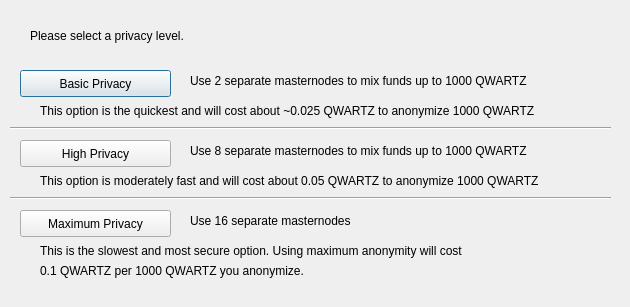
<?xml version="1.0" encoding="UTF-8"?>
<ui version="4.0">
 <class>DarksendConfig</class>
 <widget class="QDialog" name="DarksendConfig">
  <property name="geometry">
   <rect>
    <x>0</x>
    <y>0</y>
    <width>630</width>
    <height>307</height>
   </rect>
  </property>
  <property name="windowTitle">
   <string>Configure PrivateSend</string>
  </property>
  <widget class="QPushButton" name="buttonBasic">
   <property name="geometry">
    <rect>
     <x>20</x>
     <y>70</y>
     <width>151</width>
     <height>27</height>
    </rect>
   </property>
   <property name="text">
    <string>Basic Privacy</string>
   </property>
  </widget>
  <widget class="QPushButton" name="buttonHigh">
   <property name="geometry">
    <rect>
     <x>20</x>
     <y>140</y>
     <width>151</width>
     <height>27</height>
    </rect>
   </property>
   <property name="text">
    <string>High Privacy</string>
   </property>
  </widget>
  <widget class="QPushButton" name="buttonMax">
   <property name="geometry">
    <rect>
     <x>20</x>
     <y>210</y>
     <width>151</width>
     <height>27</height>
    </rect>
   </property>
   <property name="text">
    <string>Maximum Privacy</string>
   </property>
  </widget>
  <widget class="QLabel" name="label">
   <property name="geometry">
    <rect>
     <x>30</x>
     <y>20</y>
     <width>571</width>
     <height>31</height>
    </rect>
   </property>
   <property name="text">
    <string>Please select a privacy level.</string>
   </property>
  </widget>
  <widget class="QLabel" name="label_2">
   <property name="geometry">
    <rect>
     <x>190</x>
     <y>70</y>
     <width>421</width>
     <height>21</height>
    </rect>
   </property>
   <property name="text">
    <string>Use 2 separate masternodes to mix funds up to 1000 QWARTZ</string>
   </property>
  </widget>
  <widget class="QLabel" name="label_3">
   <property name="geometry">
    <rect>
     <x>190</x>
     <y>140</y>
     <width>411</width>
     <height>21</height>
    </rect>
   </property>
   <property name="text">
    <string>Use 8 separate masternodes to mix funds up to 1000 QWARTZ</string>
   </property>
  </widget>
  <widget class="QLabel" name="label_4">
   <property name="geometry">
    <rect>
     <x>190</x>
     <y>210</y>
     <width>421</width>
     <height>21</height>
    </rect>
   </property>
   <property name="text">
    <string>Use 16 separate masternodes</string>
   </property>
  </widget>
  <widget class="QLabel" name="label_6">
   <property name="geometry">
    <rect>
     <x>40</x>
     <y>100</y>
     <width>561</width>
     <height>21</height>
    </rect>
   </property>
   <property name="text">
    <string>This option is the quickest and will cost about ~0.025 QWARTZ to anonymize 1000 QWARTZ</string>
   </property>
  </widget>
  <widget class="QLabel" name="label_7">
   <property name="geometry">
    <rect>
     <x>40</x>
     <y>170</y>
     <width>561</width>
     <height>21</height>
    </rect>
   </property>
   <property name="text">
    <string>This option is moderately fast and will cost about 0.05 QWARTZ to anonymize 1000 QWARTZ</string>
   </property>
  </widget>
  <widget class="QLabel" name="label_8">
   <property name="geometry">
    <rect>
     <x>40</x>
     <y>240</y>
     <width>561</width>
     <height>21</height>
    </rect>
   </property>
   <property name="text">
    <string>This is the slowest and most secure option. Using maximum anonymity will cost</string>
   </property>
  </widget>
  <widget class="QLabel" name="label_9">
   <property name="geometry">
    <rect>
     <x>40</x>
     <y>260</y>
     <width>561</width>
     <height>21</height>
    </rect>
   </property>
   <property name="text">
    <string>0.1 QWARTZ per 1000 QWARTZ you anonymize.</string>
   </property>
  </widget>
  <widget class="Line" name="line">
   <property name="geometry">
    <rect>
     <x>10</x>
     <y>120</y>
     <width>601</width>
     <height>16</height>
    </rect>
   </property>
   <property name="orientation">
    <enum>Qt::Horizontal</enum>
   </property>
  </widget>
  <widget class="Line" name="line_2">
   <property name="geometry">
    <rect>
     <x>10</x>
     <y>190</y>
     <width>601</width>
     <height>16</height>
    </rect>
   </property>
   <property name="orientation">
    <enum>Qt::Horizontal</enum>
   </property>
  </widget>
 </widget>
 <resources/>
 <connections/>
</ui>
